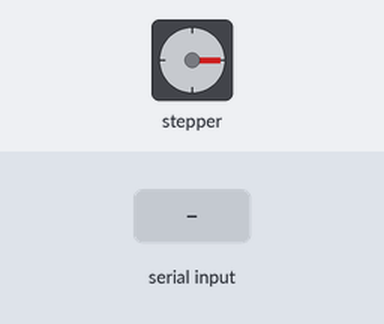
The sketch below on a simulated ESP32. On the bench: stepper motor. Wiring (inferred from the names in the program): stepper motor driver (360 steps per turn assumed): step GPIO 33; direction GPIO 32. Inputs (shaded band) come from the test bench. What the sketch prints to the serial monitor is not drawn.

Above: at 2.2 s.
2.3 s: "5\n" received over Serial
At 3.1 s:
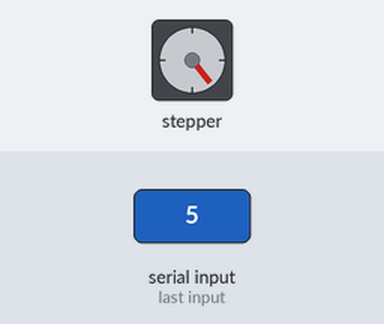
5.3 s: "90,45\n" received over Serial
At 5.73 s:
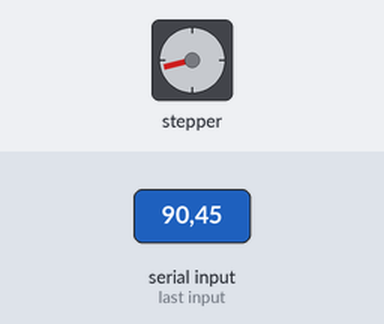
8.3 s: "30,150\n" received over Serial
At 8.74 s:
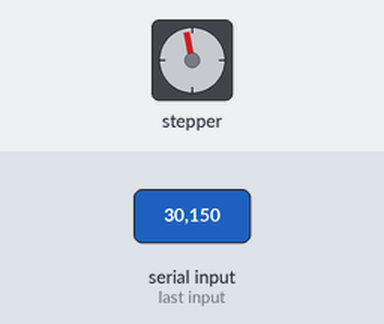
11.3 s: "200\n" received over Serial
14.3 s: "90\n" received over Serial
Timing chart, 0 to 18.3 s (numbered marks = the images above; inputs shaded):
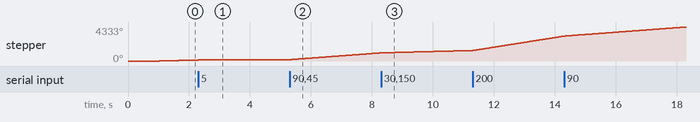

The sketch:

sketch_LocatingMaxSpeed.ino
```cpp
const int dirPin = 32;  // Your DIR pin
const int stepPin = 33; // Your STEP pin

// --- CONFIGURATION VARIABLES ---
const float stepAngle = 1.8; // Standard NEMA 17 step angle
const int stepsPerRev = 360 / stepAngle; // 200 steps for full-step mode

// --- LIVE VARIABLES ---
volatile float targetRPM = 30.0;    // Starting speed default (30 RPM)
volatile unsigned long stepDelayUs = 5000; // Calculated delay in microseconds

void setup() {
  Serial.begin(115200);
  pinMode(dirPin, OUTPUT);
  pinMode(stepPin, OUTPUT);

  digitalWrite(dirPin, HIGH); // Set default direction

  // Calculate initial delay for the default 30 RPM
  calculateDelay(targetRPM);

  delay(1000);
  printInstructions();
}

void loop() {
  // Check if you typed a new speed into the Serial Monitor
  if (Serial.available() > 0) {
    float inputRPM = Serial.parseFloat();

    // Clear any remaining newline or carriage return characters
    while(Serial.available() > 0) { Serial.read(); }

    if (inputRPM > 0.1) {
      targetRPM = inputRPM;
      calculateDelay(targetRPM);
    } else {
      Serial.println("⚠️ Invalid RPM. Enter a number greater than 0.");
    }
  }

  // Continuously spin the motor at the currently requested speed
  digitalWrite(stepPin, HIGH);
  delayMicroseconds(stepDelayUs);
  digitalWrite(stepPin, LOW);
  delayMicroseconds(stepDelayUs);
}

// Function to handle the step calculation math
void calculateDelay(float rpm) {
  // Total time for one single step in microseconds
  float totalStepTimeUs = (60.0 * 1000000.0) / (rpm * (float)stepsPerRev);

  // Split the total time between the HIGH pulse and LOW pulse
  stepDelayUs = (unsigned long)(totalStepTimeUs / 2.0);

  Serial.print("🔄 Target Speed Set To: ");
  Serial.print(rpm);
  Serial.print(" RPM | Calculated Pulse Delay: ");
  Serial.print(stepDelayUs);
  Serial.println(" microseconds");
}

void printInstructions() {
  Serial.println("\n=============================================");
  Serial.println("🤖 ESP32 Stepper Speed Tester Ready!");
  Serial.println("Type your desired RPM into the bar above and hit Enter.");
  Serial.println("Example: Type '60' for 1 rev per second.");
  Serial.print("Current starting speed: ");
  Serial.print(targetRPM);
  Serial.println(" RPM");
  Serial.println("=============================================\n");
}
```
